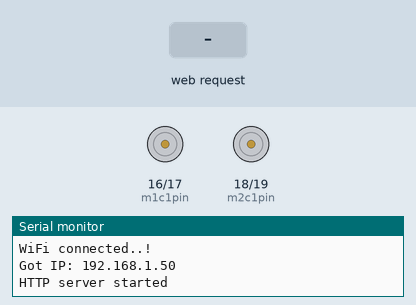
Bench run of a sketch on a simulated ESP32. Parts: motor-driver pin pairs drawn as motors (green arrow = first pin HIGH = forward, orange = second pin HIGH = backward, longer = more drive), the last lines printed to the serial monitor. The test bench sets the inputs (shaded band). WiFi joins after 1.5 s; servers stay silent unless stated.

Above: at 3.3 s.
3.4 s: HTTP request GET /left received
At 3.5 s:
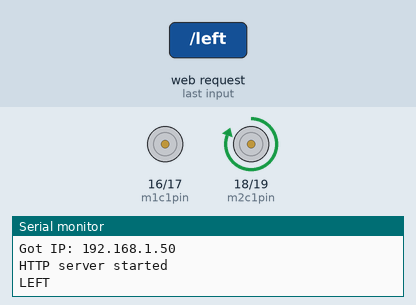
5.1 s: HTTP request GET /right received
At 5.2 s:
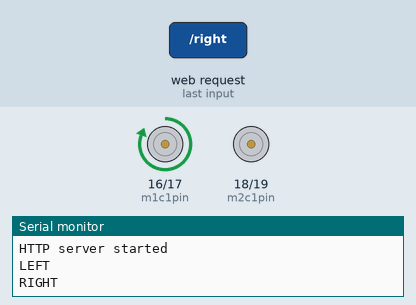
Timing chart, 0 to 8.1 s (numbered marks = the images above; inputs shaded):
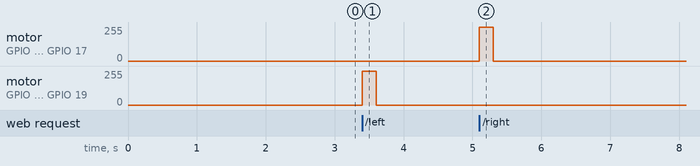

Measured:
- after the input at 3.4 s, motor on GPIO 18 (m2c1pin) / GPIO 19 (m2c2pin): stopped → forward 255/255 at once, → stopped 0.20 s later
- after the input at 5.1 s, motor on GPIO 16 (m1c1pin) / GPIO 17 (m1c2pin): stopped → forward 255/255 at once, → stopped 0.20 s later

The sketch:

web_server.ino
```cpp
#include <WiFi.h>
#include <WebServer.h>

/*Put your SSID & Password*/
const char* ssid = "**********";  // Enter YOUR SSID here
const char* password = "*********";  //Enter YOUR Password here
WebServer server(80);
uint8_t led = 2;
bool ledstatus = LOW;

uint8_t m1c1pin = 16;
bool m1c1status = LOW;

uint8_t m1c2pin = 17;
bool m1c2status = LOW;

uint8_t m2c1pin = 18;
bool m2c1status = LOW;

uint8_t m2c2pin = 19;
bool m2c2status = LOW;

bool leftstatus   = LOW;
bool rightstatus  = LOW;
bool centerstatus = LOW;
bool searchstatus = LOW;


void setup() {
  Serial.begin(115200);
  delay(100);
  pinMode(m1c1pin, OUTPUT);
  pinMode(m1c2pin, OUTPUT);
  pinMode(m2c1pin, OUTPUT);
  pinMode(m2c2pin, OUTPUT);

  Serial.println("Connecting to ");
  Serial.println(ssid);

  //connect to your local wi-fi network
  WiFi.begin(ssid, password);

  //check wi-fi is connected to wi-fi network
  while (WiFi.status() != WL_CONNECTED) {
  delay(1000);
  Serial.print(".");
  }
  Serial.println("");
  Serial.println("WiFi connected..!");
  Serial.print("Got IP: ");  Serial.println(WiFi.localIP());

  server.on("/", handle_OnConnect);
  server.on("/left", handle_left);
  server.on("/right", handle_right);
  server.on("/center", handle_center);
  server.on("/search", handle_search);
  // server.on("/stop", handle_search);
  server.onNotFound(handle_NotFound);

  server.begin();
  Serial.println("HTTP server started");
}
void loop() {
  server.handleClient();
  if(leftstatus)
  {


  Serial.println("LEFT");

  digitalWrite(m1c1pin,LOW);
  digitalWrite(m1c2pin,LOW);
  digitalWrite(m2c1pin,HIGH);
  digitalWrite(m2c2pin,LOW);
  delay(200);
  digitalWrite(m2c1pin,LOW);
  digitalWrite(m2c2pin,LOW);
  leftstatus=LOW;
  }
   if(rightstatus)
  {


  Serial.println("RIGHT");

  digitalWrite(m1c1pin,HIGH);
  digitalWrite(m1c2pin,LOW);
  digitalWrite(m2c1pin,LOW);
  digitalWrite(m2c2pin,LOW);
  delay(200);
  digitalWrite(m1c1pin,LOW);
  digitalWrite(m1c2pin,LOW);
  rightstatus=LOW;
  }
   if(centerstatus)
  {


  Serial.println("CENTER");

  digitalWrite(m1c1pin,LOW);
  digitalWrite(m1c2pin,LOW);
  digitalWrite(m2c1pin,LOW);
  digitalWrite(m2c2pin,LOW);
  centerstatus=LOW;
  }
   if(searchstatus)
  {


  Serial.println("SEARCH");

  digitalWrite(m1c1pin,LOW);
  digitalWrite(m1c2pin,LOW);
  digitalWrite(m2c1pin,HIGH);
  digitalWrite(m2c2pin,LOW);
  delay(500);
  digitalWrite(m2c1pin,LOW);
  digitalWrite(m2c2pin,LOW);
  searchstatus=LOW;
  }

}

void handle_OnConnect() {

digitalWrite(led, HIGH);
}

void handle_left() {
  leftstatus = HIGH;

}

void handle_right() {
  rightstatus=HIGH;


}

void handle_center() {
  centerstatus=HIGH;


}

void handle_search() {
  searchstatus = HIGH;


}

void handle_NotFound(){

  Serial.println("ERROR");

}
```
